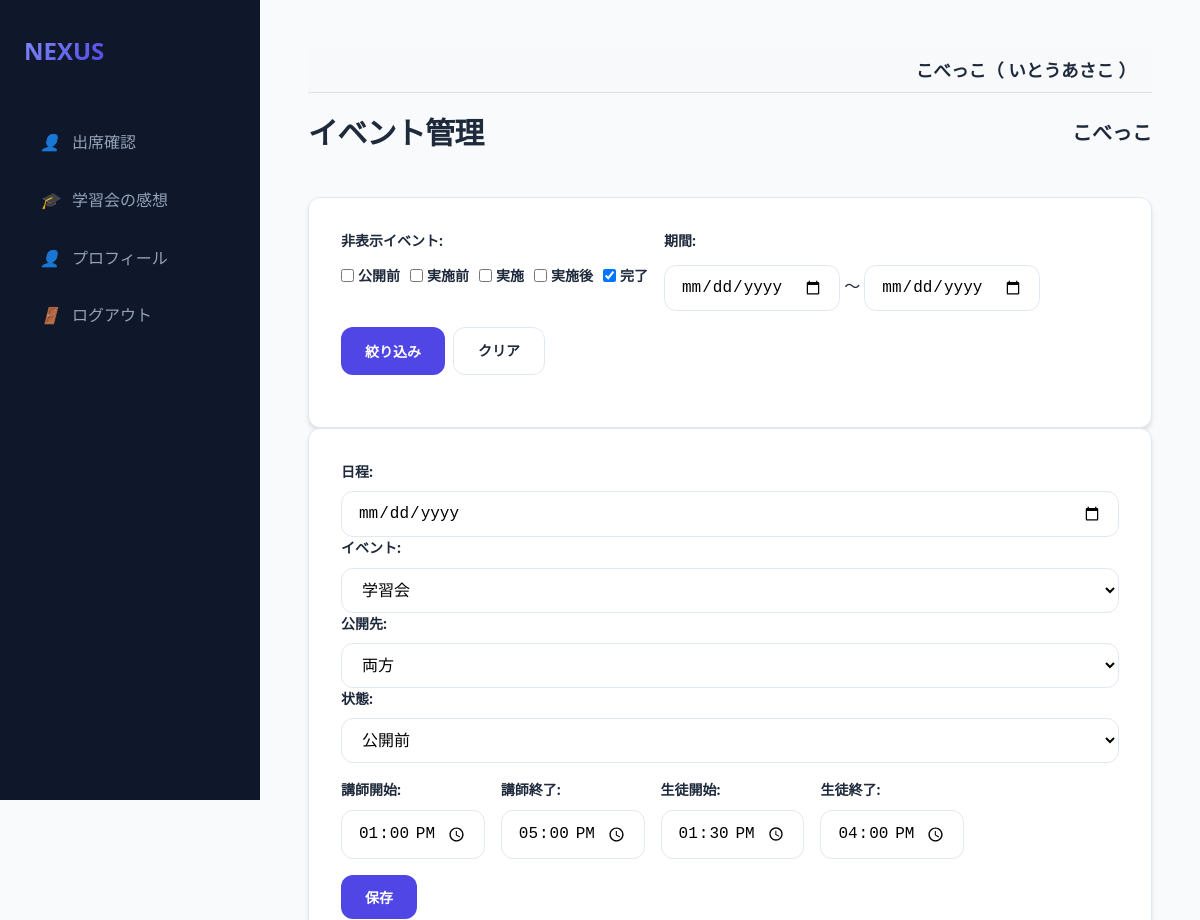
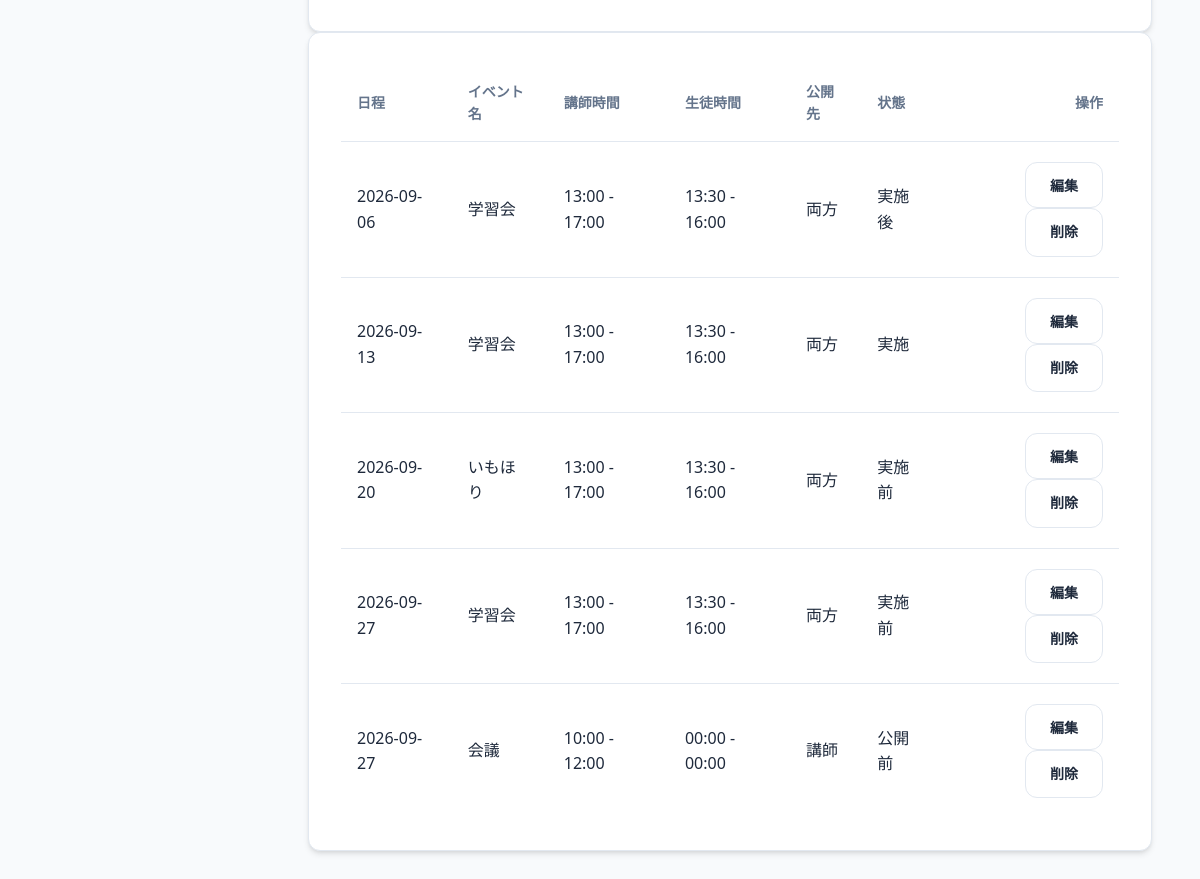
/events (signed in), run on the app's committed database (2 pictures, top to bottom).
### models.py (models this page shows, shortened)
class Organization(db.Model):
    id = db.Column(db.Integer, primary_key=True)
    name = db.Column(db.String(100), nullable=False)

class User(db.Model):
    id = db.Column(db.Integer, primary_key=True)
    username = db.Column(db.String(50), unique=True, nullable=False)
    name = db.Column(db.String(50), nullable=True)
    password_hash = db.Column(db.String(128), nullable=False)
    is_admin = db.Column(db.Boolean, default=False)
    is_super_admin = db.Column(db.Boolean, default=False)
    is_org_admin = db.Column(db.Boolean, default=False)
    organization_id = db.Column(db.Integer, db.ForeignKey('organization.id'), nullable=True)
    organization = db.relationship('Organization', backref='users')
    teacher_record = db.relationship('Teacher', back_populates='user', uselist=False)
    student_record = db.relationship('Student', back_populates='user', uselist=False)

class Event(db.Model):
    id = db.Column(db.Integer, primary_key=True)
    date = db.Column(db.DateTime, nullable=False)
    name = db.Column(db.String(100), nullable=False)
    organization_id = db.Column(db.Integer, db.ForeignKey('organization.id'), nullable=False)
    organization = db.relationship('Organization')
    venues = db.relationship('Venue', secondary=event_venue, backref='events')
    teacher_start = db.Column(db.String(5), nullable=False)
    teacher_end = db.Column(db.String(5), nullable=False)
    student_start = db.Column(db.String(5), nullable=False)
    student_end = db.Column(db.String(5), nullable=False)
    publish_to = db.Column(db.String(20), default='両0')
    status = db.Column(db.String(20), default='公開前')

### app.py (the view)
@app.route('/events')
@login_required
@organization_required
def events():
    org_id = session['organization_id']
    hidden_statuses = request.args.getlist('hidden_status')
    if 'filter_applied' not in request.args:
        hidden_statuses = ['完了']
    start_date = request.args.get('start_date')
    end_date = request.args.get('end_date')
    query = Event.query.filter_by(organization_id=org_id)
    if hidden_statuses:
        query = query.filter(~Event.status.in_(hidden_statuses))
    if start_date:
        query = query.filter(Event.date >= datetime.strptime(start_date, '%Y-%m-%d'))
    if end_date:
        query = query.filter(Event.date <= datetime.strptime(end_date, '%Y-%m-%d'))
    events = query.order_by(Event.date).all()
    configs = {c.key: c.value for c in Config.query.filter_by(organization_id=org_id).all()}
    return render_template('events.html', events=events, configs=configs,
                           hidden_statuses=hidden_statuses, start_date=start_date, end_date=end_date)

### app.py (called while the page is built)
@app.after_request
def add_header(response):
    response.headers['Cache-Control'] = 'no-store, no-cache, must-revalidate, max-age=0'
    response.headers['Pragma'] = 'no-cache'
    response.headers['Expires'] = '0'
    return response

def login_required(f):
    @wraps(f)
    def decorated_function(*args, **kwargs):
        if 'user_id' not in session:
            return redirect(url_for('login'))
        return f(*args, **kwargs)
    return decorated_function

def organization_required(f):
    @wraps(f)
    def decorated_function(*args, **kwargs):
        if 'user_id' not in session:
            return redirect(url_for('login'))
        user = db.session.get(User, session['user_id'])
        session['organization_id'] = user.organization_id
        session['org_name'] = user.organization.name
        return f(*args, **kwargs)
    return decorated_function

@app.context_processor
def inject_globals():
    user = None
    group_division_enabled = False
    if 'user_id' in session:
        user = db.session.get(User, session['user_id'])
        if user and user.organization_id:
            cfg = Config.query.filter_by(key='group_division_enabled', organization_id=user.organization_id).first()
            if cfg and cfg.value == 'true':
                group_division_enabled = True
    return dict(current_user=user, group_division_enabled=group_division_enabled)

### templates/events.html (shortened to what this page needs)
{% extends "base.html" %}
{% block content %}
<div class="header">
    <h1>イベント管理</h1>
    <h2 style="font-size: 1.25rem;">{{ current_user.organization.name if current_user.is_super_admin else session.get('org_name', '不明') }}</h2>
</div>
<div class="card">
    <form action="/events" method="get" style="display: flex; gap: 1rem; align-items: flex-start; margin-bottom: 1rem; flex-wrap: wrap;">
        <div style="display: flex; flex-direction: column; gap: 0.25rem;">
            <label>非表示イベント: </label>
            <div style="display: flex; gap: 10px; align-items: center; flex-wrap: nowrap; white-space: nowrap;">
                {% for status in ['公開前', '実施前', '実施', '実施後', '完了'] %}
                    <label style="margin: 0; display: flex; align-items: center; gap: 4px;">
                        <input type="checkbox" name="hidden_status" value="{{ status }}"
                        {% if status in hidden_statuses %}checked{% endif %}>
                        {{ status }}
                    </label>
                {% endfor %}
            </div>
        </div>
        <div style="display: flex; flex-direction: column; gap: 0.25rem;">
            <label>期間: </label>
            <div>
                <input type="date" name="start_date" value="{{ start_date|default('') }}" class="form-control" style="display: inline-block; width: auto;">
                〜
                <input type="date" name="end_date" value="{{ end_date|default('') }}" class="form-control" style="display: inline-block; width: auto;">
            </div>
        </div>
        <div style="display: flex; align-self: flex-end; gap: 0.5rem; padding-bottom: 0.25rem;">
            <button type="submit" class="btn btn-primary">絞り込み</button>
            <a href="/events" class="btn btn-outline">クリア</a>
        </div>
    </form>
</div>
<div class="card">
    <form action="/event/save" method="post" id="eventForm">
        <div style="margin-bottom: 1rem;">
            <label>日程: </label>
            <input type="date" name="date" id="eventDate" required class="form-control">
            <label>イベント: </label>
            <select name="event_type" id="eventType" class="form-control" onchange="updateDefaultTimes(true)">
                <option value="学習会">学習会</option>
            </select>
            <label>公開先: </label>
            <select name="publish_to" id="publishTo" class="form-control">
                <option value="両方">両方</option>
            </select>
            <label>状態: </label>
            <select name="status" id="status" class="form-control">
                <option value="公開前">公開前</option>
            </select>
        </div>
        <div style="display: flex; gap: 1rem; margin-bottom: 1rem; align-items: center; flex-wrap: wrap;">
            <div><label>講師開始: </label><input type="time" name="teacher_start" id="teacherStart" class="form-control"></div>
            <div><label>講師終了: </label><input type="time" name="teacher_end" id="teacherEnd" class="form-control"></div>
            <div><label>生徒開始: </label><input type="time" name="student_start" id="studentStart" class="form-control"></div>
            <div><label>生徒終了: </label><input type="time" name="student_end" id="studentEnd" class="form-control"></div>
        </div>
        <button type="submit" class="btn btn-primary">保存</button>
    </form>
</div>
<div class="card">
    <div class="table-container">
        <table>
            <thead>
                <tr>
                    <th>日程</th>
                    <th>イベント名</th>
                    <th>講師時間</th>
                    <th>生徒時間</th>
                    <th>公開先</th>
                    <th>状態</th>
                    <th style="text-align: right;">操作</th>
                </tr>
            </thead>
            <tbody>
                {% for e in events %}
                <tr>
                    <td>{{ e.date.strftime('%Y-%m-%d') }}</td>
                    <td>{{ e.name }}</td>
                    <td>{{ e.teacher_start }} - {{ e.teacher_end }}</td>
                    <td>{{ e.student_start }} - {{ e.student_end }}</td>
                    <td>{{ e.publish_to }}</td>
                    <td>{{ e.status }}</td>
                    <td style="text-align: right;">
                        <button class="btn btn-outline" onclick="editEvent('{{ e.id }}', '{{ e.date.strftime('%Y-%m-%d') }}', '{{ e.name }}', '{{ e.teacher_start }}', '{{ e.teacher_end }}', '{{ e.student_start }}', '{{ e.student_end }}', '{{ e.publish_to }}', '{{ e.status }}')">編集</button>
                        <a href="/event/delete/{{ e.id }}" class="btn btn-outline btn-danger" onclick="return confirm('本当に削除しますか？')">削除</a>
                    </td>
                </tr>
                {% endfor %}
            </tbody>
        </table>
    </div>
</div>
{% endblock %}

### templates/base.html (shortened to what this page needs)
<!DOCTYPE html>
<html lang="ja">
<head>
    <link rel="stylesheet" href="{{ url_for('static', filename='style.css') }}">
</head>
<body>
<aside class="sidebar">
    <a href="/" class="logo">
        <span>NEXUS</span>
    </a>
    <nav class="nav-links">
        {% if current_user.is_admin %}
        <a href="/events" class="nav-item {{ 'active' if request.path == '/events' }}">
            <i>📋</i> イベント管理
        </a>
        <a href="/event/select" class="nav-item {{ 'active' if request.path == '/event/select' }}">
            <i>📅</i> イベント一覧
        </a>
        <a href="/venues" class="nav-item {{ 'active' if request.path == '/venues' }}">
            <i>📍</i> 会場一覧
        </a>
        <a href="/settings" class="nav-item {{ 'active' if request.path == '/settings' }}">
            <i>⚙️</i> 設定
        </a>
        {% if group_division_enabled %}
        <a href="/groups" class="nav-item {{ 'active' if request.path == '/groups' }}">
            <i>👥</i> グループ設定
        </a>
        {% endif %}
        <a href="/prohibited_matches" class="nav-item {{ 'active' if request.path == '/prohibited_matches' }}">
            <i>🚫</i> マッチング禁止
        </a>
        {% if session.get('selected_event_name', '')|trim == '学習会' and session.get('selected_event_status', '')|trim == '実施後' %}
        <a href="/evaluation/teacher" class="nav-item {{ 'active' if request.path == '/evaluation/teacher' }}">
            <i>🧑‍🏫</i> 講師による評価
        </a>
        <a href="/evaluation/student" class="nav-item {{ 'active' if request.path == '/evaluation/student' }}">
            <i>🎓</i> 生徒の感想
        </a>
        {% else %}
        <a href="/teachers" class="nav-item {{ 'active' if request.path == '/teachers' }}">
            <i>🧑‍🏫</i> 講師一覧
        </a>
        <a href="/students" class="nav-item {{ 'active' if request.path == '/students' }}">
            <i>🎓</i> 生徒一覧
        </a>
        {% if session.get('selected_event_name', '')|trim == '学習会' and session.get('selected_event_status', '')|trim == '実施' %}
        <a href="/matching/setup" class="nav-item {{ 'active' if request.path == '/matching/setup' }}">
            <i>🔄</i> マッチング実行
        </a>
        <a href="/result" class="nav-item {{ 'active' if request.path == '/result' }}">
            <i>📊</i> マッチング結果
        </a>
        <a href="/matching/adjustment" class="nav-item {{ 'active' if request.path == '/matching/adjustment' }}">
            <i>🛠️</i> マッチング調整
        </a>
        {% endif %}
        {% endif %}
        {% if current_user.is_super_admin %}
        <a href="/users" class="nav-item {{ 'active' if request.path == '/users' }}">
            <i>⚙️</i> 管理者一覧
        </a>
        <a href="/organizations" class="nav-item {{ 'active' if request.path == '/organizations' }}">
            <i>🏢</i> 組織一覧
        </a>
        {% endif %}
        {% elif current_user.student_record %}
        <a href="{{ url_for('student_dashboard') }}" class="nav-item {{ 'active' if request.path == '/student/dashboard' }}">
            <i>👤</i> 出席確認
        </a>
        <a href="{{ url_for('post_study_session') }}" class="nav-item {{ 'active' if request.path == '/post_study_session' }}">
            <i>🎓</i> 学習会の感想
        </a>
        <a href="{{ url_for('student_edit', id=current_user.student_record.id) }}" class="nav-item {{ 'active' if request.path == url_for('student_edit', id=current_user.student_record.id) }}">
            <i>👤</i> プロフィール
        </a>
        {% endif %}
        <a href="{{ url_for('logout') }}" class="nav-item">
            <i>🚪</i> ログアウト
        </a>
    </nav>
</aside>
<main class="main-content">
    {% if current_user %}
    <div style="background-color: #f8f9fa; padding: 0.5rem 1rem; margin-bottom: 1rem; border-bottom: 1px solid #dee2e6; text-align: right; font-size: 1.1rem; font-weight: bold;">
        {{ current_user.organization.name if current_user.organization else '組織なし' }}（
        {% if current_user.name %}
            {{ current_user.name }}
        {% elif current_user.teacher_record %}
            {{ current_user.teacher_record.name }}
        {% elif current_user.student_record %}
            {{ current_user.student_record.name }}
        {% else %}
            {{ current_user.username }}
        {% endif %}
        ）
    </div>
    {% endif %}
    {% block content %}{% endblock %}
</main>
</body>
</html>

### static/style.css (style rules this page uses)
:root { --primary: #4f46e5; --primary-hover: #4338ca; --bg-main: #f8fafc; --bg-card: #ffffff; --text-main: #1e293b; --text-muted: #64748b; --border: #e2e8f0; --shadow: 0 4px 6px -1px rgb(0 0 0 / 0.1), 0 2px 4px -2px rgb(0 0 0 / 0.1); --radius: 0.75rem; --sidebar-w: 260px; }
* { margin: 0; padding: 0; box-sizing: border-box; }
body { font-family: "Segoe UI", "Hiragino Kaku Gothic ProN", "Hiragino Sans", "Meiryo", sans-serif; background-color: var(--bg-main); color: var(--text-main); line-height: 1.6; display: flex; min-height: 100vh; }
.sidebar { width: var(--sidebar-w); background-color: #0f172a; color: white; padding: 2rem 1.5rem; display: flex; flex-direction: column; position: fixed; height: 100vh; transition: all 0.3s ease; }
.logo { font-size: 1.5rem; font-weight: 800; margin-bottom: 3rem; display: flex; align-items: center; gap: 0.75rem; color: #f8fafc; text-decoration: none; }
.logo span { background: linear-gradient(135deg, #818cf8, #4f46e5); -webkit-background-clip: text; -webkit-text-fill-color: transparent; }
.nav-links { display: flex; flex-direction: column; gap: 0.5rem; }
.nav-item { padding: 0.75rem 1rem; color: #94a3b8; text-decoration: none; border-radius: var(--radius); display: flex; align-items: center; gap: 0.75rem; transition: all 0.2s; }
.main-content { margin-left: var(--sidebar-w); flex: 1; padding: 3rem; max-width: 1200px; }
.header { display: flex; justify-content: space-between; align-items: center; margin-bottom: 2.5rem; }
h1 { font-size: 1.875rem; font-weight: 700; letter-spacing: -0.025em; }
.card { background: var(--bg-card); border: 1px solid var(--border); border-radius: var(--radius); padding: 2rem; box-shadow: var(--shadow); }
.table-container { overflow-x: auto; }
table { width: 100%; border-collapse: collapse; text-align: left; }
th { padding: 1rem; border-bottom: 1px solid var(--border); font-size: 0.875rem; text-transform: uppercase; color: var(--text-muted); font-weight: 600; }
td { padding: 1.25rem 1rem; border-bottom: 1px solid var(--border); }
tr:last-child td { border-bottom: none; }
label { display: block; font-size: 0.875rem; font-weight: 600; margin-bottom: 0.5rem; color: var(--text-main); }
input, select, textarea { width: 100%; padding: 0.75rem 1rem; border: 1px solid var(--border); border-radius: var(--radius); font-size: 1rem; transition: border-color 0.2s; background-color: #fff; }
.btn { display: inline-flex; align-items: center; justify-content: center; padding: 0.75rem 1.5rem; font-size: 0.875rem; font-weight: 600; border-radius: var(--radius); cursor: pointer; transition: all 0.2s; text-decoration: none; border: none; gap: 0.5rem; }
.btn-primary { background-color: var(--primary); color: white; }
.btn-danger { background-color: #ef4444; color: white; }
.btn-outline { background-color: transparent; border: 1px solid var(--border); color: var(--text-main); }

### data on the page
Organization: organization "こべっこ"
User: name "いとうあさこ", organization "こべっこ"
Event: date "2026-09-06", name "学習会", teacher_start "13:00", teacher_end "17:00", student_start "13:30", student_end "16:00", publish_to "両方", status "実施後"
Event: date "2026-09-13", name "学習会", teacher_start "13:00", teacher_end "17:00", student_start "13:30", student_end "16:00", publish_to "両方", status "実施"
Event: date "2026-09-20", name "いもほり", teacher_start "13:00", teacher_end "17:00", student_start "13:30", student_end "16:00", publish_to "両方", status "実施前"
Event: date "2026-09-27", name "学習会", teacher_start "13:00", teacher_end "17:00", student_start "13:30", student_end "16:00", publish_to "両方", status "実施前"
Event: date "2026-09-27", name "会議", teacher_start "10:00", teacher_end "12:00", student_start "00:00", student_end "00:00", publish_to "講師", status "公開前"

### other printed values
{{ status }} "公開前" "実施前" "実施" "実施後" "完了"
